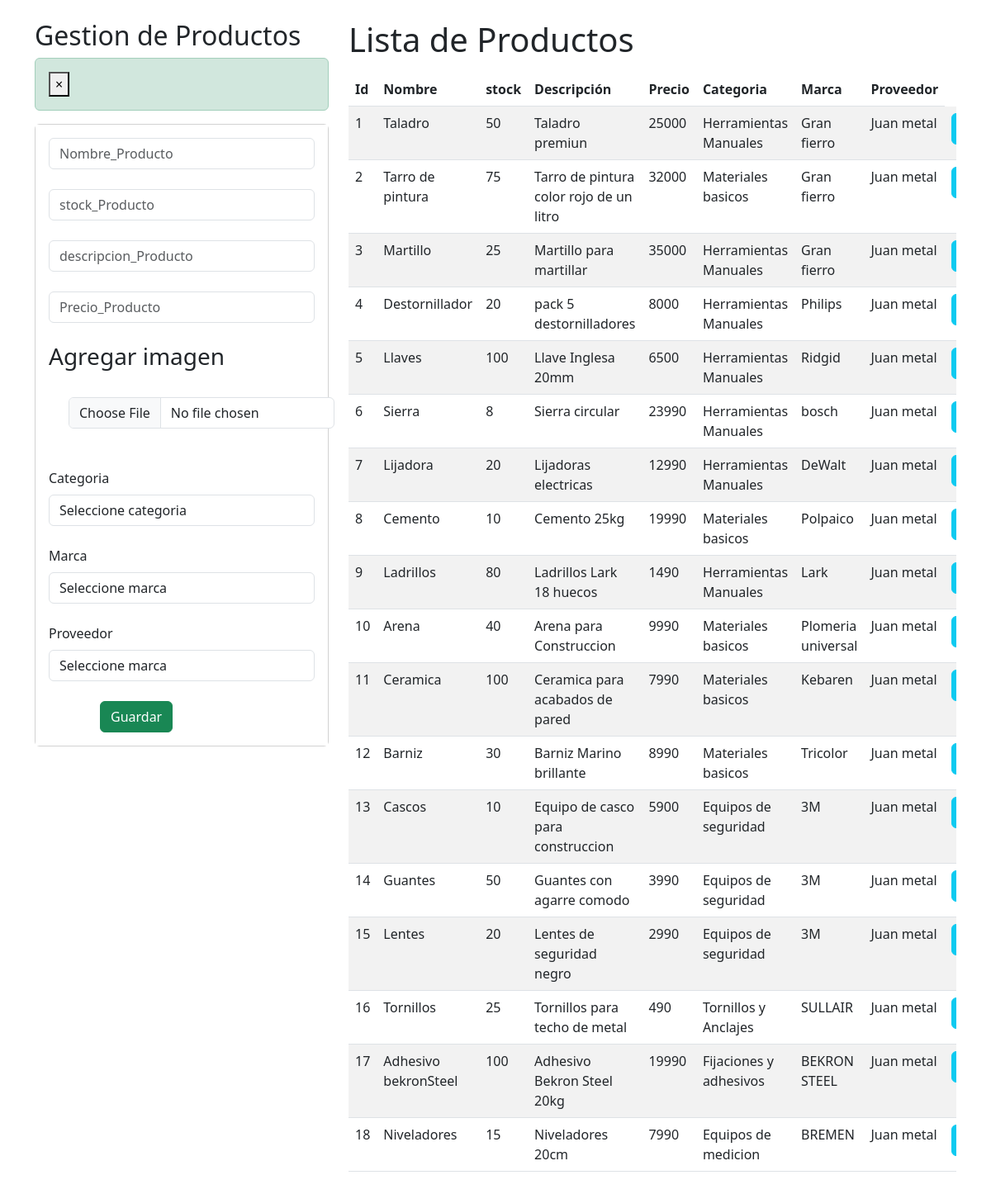
/crud_productos, run on the app's committed database.
### Ferremax/models.py (models this page shows, shortened)
class producto(models.Model):
    idProducto = models.AutoField(primary_key=True)
    nombreProducto = models.CharField(max_length=20, blank=False, null=False)
    stockProducto = models.IntegerField()
    descripcionProducto = models.CharField(max_length=100, blank=False, null=False)
    precioProducto = models.IntegerField()
    imagenProducto = models.ImageField(upload_to='productos/', null=True, blank=True)
    categoria = models.ForeignKey("categoria", on_delete=models.CASCADE)
    marca = models.ForeignKey("marca", on_delete=models.CASCADE)
    proveedor = models.ForeignKey("proveedor", on_delete=models.CASCADE)

class categoria(models.Model):
    idCategoria = models.AutoField(primary_key=True)
    nombreCategoria = models.CharField(max_length=50, blank=False, null=False)
    def __str__(self):
        return str(self.nombreCategoria)

class marca(models.Model):
    idMarca = models.AutoField(primary_key=True)
    nombreMarca = models.CharField(max_length=50, blank=False, null=False)
    def __str__(self):
        return str(self.nombreMarca)

class proveedor(models.Model):
    idProveedor = models.AutoField(primary_key=True)
    nombreProveedor = models.CharField(max_length=50, blank=False, null=False)
    def __str__(self):
        return str(self.nombreProveedor)

### Ferremax/views.py (the view, shortened to what this page needs)
# urls.py: path("crud_productos", crud_productos, name="crud_productos"),
def crud_productos(request):
    if request.method != "POST":
        mar = marca.objects.all()
        cat = categoria.objects.all()
        pro = proveedor.objects.all()
        produ = producto.objects.all()
        context = {"marca": mar, "categoria": cat, "proveedor": pro, "productos": produ}
        return render(request, "core/crud_productos.html", context)

### Ferremax/templates/core/crud_productos.html (shortened to what this page needs)
<!DOCTYPE html>
<html>
  {% load static %}
  <head>
    <link href="https://cdn.jsdelivr.net/npm/bootstrap@5.3.0/dist/css/bootstrap.min.css" rel="stylesheet">
  </head>
    <body>
        <div id="cont_fondo">
            <div class="container py-4">
                <div class="row">
                    <div class="col-sm-12 col-md-6 col-lg-4 col-xl-4">
                        <h2>Gestion de Productos</h2>
                        <div class="alert alert-dismissible alert-success">
                            <button type="button" class="close" data-dismiss="alert">&times;</button>
                        </div>
                        <div class="card">
                            <div class="card-body" style="background-color: white;">
                                <form action="crud_productos" method="POST" enctype="multipart/form-data">
                                    <div class="form-group">
                                        <input type="text" id="txtNombre_Producto" name="txtNombre_Producto" class="form-control" placeholder="Nombre_Producto" minlength="4"  maxlength="30" required>
                                        <br>
                                        <input type="number" id="txtstock_Producto" name="txtstock_Producto" class="form-control" placeholder="stock_Producto" minlength="4" maxlength="10" required>
                                        <br>
                                        <input type="text" id="txtdescripcion_Producto" name="txtdescripcion_Producto" class="form-control" placeholder="descripcion_Producto" minlength="10" maxlength="100" required>
                                        <br>
                                        <input type="number" id="txtPrecio_Producto" name="txtPrecio_Producto" class="form-control" placeholder="Precio_Producto" minlength="4" maxlength="9" required>
                                        <br>
                                        <label for="imagen_producto" class="form-label h3">Agregar imagen</label>
                                        <input  type="file" name="imagen_producto" id="imagen_producto" class="m-4 form-control">
                                        <br>
                                        <label for="categoria" class="form-label">Categoria</label>
                                        <select name="categoria" class="form-control" id="categoria" required>
                                          <option value="" selected disabled>Seleccione categoria</option>
                                        </select>
                                        <br>
                                        <label for="marca" class="form-label">Marca</label>
                                        <select name="marca" class="form-control" id="marca" required>
                                          <option value="" selected disabled>Seleccione marca</option>
                                        </select>
                                        <br>
                                        <label for="proveedor" class="form-label">Proveedor</label>
                                        <select name="proveedor" class="form-control" id="proveedor" required>
                                          <option value="" selected disabled>Seleccione marca</option>
                                        </select>
                                    </div>
                                    <br>
                                    <div class="row" style="margin-left: 50px; display: flex;">
                                        <div class="form-group">
                                            <button type="submit" class="btn btn-success btn-block text-white">Guardar</button>
                                        </div>
                                        <br>
                                    </div>
                                </form>
                            </div>
                        </div>
                    </div>
                    <div class="col-sm-12 col-md-6 col-lg-8 col-xl-8">
                        <h1>Lista de Productos</h1>
                        <div class="table-responsive py-2">
                            <table class="table table-striped">
                                <thead>
                                    <tr>
                                        <th>Id</th>
                                        <th>Nombre</th>
                                        <th>stock</th>
                                        <th>Descripción</th>
                                        <th>Precio</th>
                                        <th>Categoria</th>
                                        <th>Marca</th>
                                        <th>Proveedor</th>
                                    </tr>
                                </thead>
                                <tbody>
                                    {% for p in productos %}
                                    <tr>
                                        <td>{{p.idProducto}}</td>
                                        <td>{{p.nombreProducto}}</td>
                                        <td>{{p.stockProducto}}</td>
                                        <td>{{p.descripcionProducto}}</td>
                                        <td>{{p.precioProducto}}</td>
                                        <td>{{p.categoria}}</td>
                                        <td>{{p.marca}}</td>
                                        <td>{{p.proveedor}}</td>
                                        <td><a href="/edicion_producto/{{p.idProducto}}" class="btn btn-info">Editar</a></td>
                                    </tr>
                                    {% endfor %}
                                </tbody>
                            </table>
                        </div>
                    </div>
                </div>
            </div>
        </div>
    </body>
</body>
</html>

### data on the page
producto: idProducto "1", nombreProducto "Taladro", stockProducto "50", descripcionProducto "Taladro premiun", precioProducto "25000", categoria "Herramientas Manuales", marca "Gran fierro", proveedor "Juan metal"
producto: idProducto "2", nombreProducto "Tarro de pintura", stockProducto "75", descripcionProducto "Tarro de pintura color rojo de un litro", precioProducto "32000", categoria "Materiales basicos", marca "Gran fierro", proveedor "Juan metal"
producto: idProducto "3", nombreProducto "Martillo", stockProducto "25", descripcionProducto "Martillo para martillar", precioProducto "35000", categoria "Herramientas Manuales", marca "Gran fierro", proveedor "Juan metal"
producto: idProducto "4", nombreProducto "Destornillador", stockProducto "20", descripcionProducto "pack 5 destornilladores", precioProducto "8000", categoria "Herramientas Manuales", marca "Philips", proveedor "Juan metal"
producto: idProducto "5", nombreProducto "Llaves", stockProducto "100", descripcionProducto "Llave Inglesa 20mm", precioProducto "6500", categoria "Herramientas Manuales", marca "Ridgid", proveedor "Juan metal"
producto: idProducto "6", nombreProducto "Sierra", stockProducto "8", descripcionProducto "Sierra circular", precioProducto "23990", categoria "Herramientas Manuales", marca "bosch", proveedor "Juan metal"
producto: idProducto "7", nombreProducto "Lijadora", stockProducto "20", descripcionProducto "Lijadoras electricas", precioProducto "12990", categoria "Herramientas Manuales", marca "DeWalt", proveedor "Juan metal"
producto: idProducto "8", nombreProducto "Cemento", stockProducto "10", descripcionProducto "Cemento 25kg", precioProducto "19990", categoria "Materiales basicos", marca "Polpaico", proveedor "Juan metal"
producto: idProducto "9", nombreProducto "Ladrillos", stockProducto "80", descripcionProducto "Ladrillos Lark 18 huecos", precioProducto "1490", categoria "Herramientas Manuales", marca "Lark", proveedor "Juan metal"
producto: idProducto "10", nombreProducto "Arena", stockProducto "40", descripcionProducto "Arena para Construccion", precioProducto "9990", categoria "Materiales basicos", marca "Plomeria universal", proveedor "Juan metal"
producto: idProducto "11", nombreProducto "Ceramica", stockProducto "100", descripcionProducto "Ceramica para acabados de pared", precioProducto "7990", categoria "Materiales basicos", marca "Kebaren", proveedor "Juan metal"
producto: idProducto "12", nombreProducto "Barniz", stockProducto "30", descripcionProducto "Barniz Marino brillante", precioProducto "8990", categoria "Materiales basicos", marca "Tricolor", proveedor "Juan metal"
producto: idProducto "13", nombreProducto "Cascos", stockProducto "10", descripcionProducto "Equipo de casco para construccion", precioProducto "5900", categoria "Equipos de seguridad", marca "3M", proveedor "Juan metal"
producto: idProducto "14", nombreProducto "Guantes", stockProducto "50", descripcionProducto "Guantes con agarre comodo", precioProducto "3990", categoria "Equipos de seguridad", marca "3M", proveedor "Juan metal"
producto: idProducto "15", nombreProducto "Lentes", stockProducto "20", descripcionProducto "Lentes de seguridad negro", precioProducto "2990", categoria "Equipos de seguridad", marca "3M", proveedor "Juan metal"
producto: idProducto "16", nombreProducto "Tornillos", stockProducto "25", descripcionProducto "Tornillos para techo de metal", precioProducto "490", categoria "Tornillos y Anclajes", marca "SULLAIR", proveedor "Juan metal"
producto: idProducto "17", nombreProducto "Adhesivo bekronSteel", stockProducto "100", descripcionProducto "Adhesivo Bekron Steel 20kg", precioProducto "19990", categoria "Fijaciones y adhesivos", marca "BEKRON STEEL", proveedor "Juan metal"
producto: idProducto "18", nombreProducto "Niveladores", stockProducto "15", descripcionProducto "Niveladores 20cm", precioProducto "7990", categoria "Equipos de medicion", marca "BREMEN", proveedor "Juan metal"
